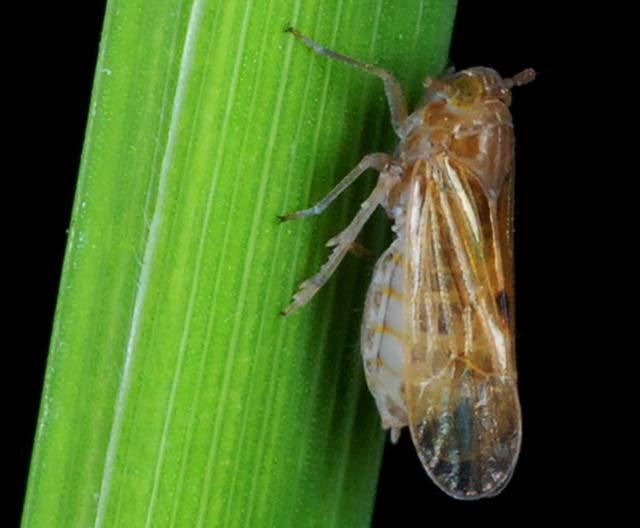
#> input picture user-mobile/src/assets/brownplanthopper.jpg, 640 x 528 px
$ python generate_field_damage_dataset.py --backgrounds ../../../user-mobile/src/assets
#> lines starting #> are read from the running program, lines starting #| are printed output that depends on the picture; after the words box and inside, x2 and y2 are one past the last pixel; in counts of white or black regions, pixels touching at a corner belong together
"""Builds a labelled FIELD-level damage dataset from real healthy field photos.

Why this exists: the patch-level coverage/damage models were trained on
collages of random patches with ellipses pasted on (ml/synthetic/
generate_coverage_dataset.py) and measured on 2026-10-22 to read the same
value on a real hopperburn field and a healthy crop. They cannot assess a
field photo. This generator starts from real healthy FIELD photos instead and
paints damage onto them, so the model sees what a field looks like.

For each output image:
  - pick a pest and a target damage % (many low values, ~15% exactly zero);
  - build a mask whose area equals the target, within 0.5 point;
  - recolour only the masked area, keeping the photo's own texture and light;
  - record the damage % MEASURED from the final mask (not the target).

BPH: one to three roughly circular, ragged patches (hopperburn): dried straw
yellow to brown, darker streaks, some surviving green.
RSB: many small clusters and single tillers, pale straw to near white
(dead hearts / white heads), scattered across the photo.

Hard negatives: ~25% of outputs get no damage; a third of those are shifted to
a uniform golden-yellow (ripening look) so the model cannot learn "yellow means
damage". Splits are by BACKGROUND photo, so one photo never appears in two
splits.

Everything produced is SYNTHETIC and labelled as such. It is training data
only; real photos with a technologist's measured damage are the test set
(ml/resnet/evaluate_real_photos.py).

Run from server-python/:
    .venv/bin/python -m ml.synthetic.generate_field_damage_dataset \\
        --backgrounds /path/to/healthy_field_photos --n 1000
"""

import argparse
import csv
import random
import zlib
from pathlib import Path

import numpy as np
from PIL import Image, ImageFilter

OUT_ROOT = Path(__file__).resolve().parent / "datasets"
IMAGE_SIZE = (448, 448)
MIN_BG_SIDE = 300
EXTENSIONS = {".jpg", ".jpeg", ".png", ".webp"}


def _smooth_noise(rng: np.random.Generator, shape: tuple[int, int], scale: int) -> np.ndarray:
    small = rng.random((max(2, shape[0] // scale), max(2, shape[1] // scale))).astype(np.float32)
    img = Image.fromarray((small * 255).astype(np.uint8)).resize((shape[1], shape[0]), Image.BICUBIC)
    return np.asarray(img, dtype=np.float32) / 255.0


def _blob_mask(rng: np.random.Generator, h: int, w: int, target_frac: float, n_patches: int) -> np.ndarray:
    """Union of ragged ellipses, then thresholded so the area hits the target."""
    yy, xx = np.mgrid[0:h, 0:w].astype(np.float32)
    field = np.zeros((h, w), dtype=np.float32)
    for _ in range(n_patches):
        cy, cx = rng.uniform(0.15, 0.85) * h, rng.uniform(0.15, 0.85) * w
        ry, rx = rng.uniform(0.6, 1.4), rng.uniform(0.6, 1.4)
        dist = np.sqrt(((yy - cy) / (h * ry)) ** 2 + ((xx - cx) / (w * rx)) ** 2)
        field = np.maximum(field, 1.0 - dist)
    field += 0.18 * _smooth_noise(rng, (h, w), 12)  # ragged edge
    return _threshold_to_area(field, target_frac)


def _scatter_mask(rng: np.random.Generator, h: int, w: int, target_frac: float) -> np.ndarray:
    """Many small clusters and single tillers: thresholded sparse noise."""
    field = _smooth_noise(rng, (h, w), 5) + 0.6 * _smooth_noise(rng, (h, w), 14)
    return _threshold_to_area(field, target_frac)


def _threshold_to_area(field: np.ndarray, target_frac: float) -> np.ndarray:
    if target_frac <= 0:
        return np.zeros(field.shape, dtype=bool)
    cutoff = np.quantile(field, 1.0 - target_frac)
    return field > cutoff


def _vertical_noise(rng: np.random.Generator, shape: tuple[int, int]) -> np.ndarray:
    """Noise stretched along the plant axis, so damage follows the leaf direction."""
    h, w = shape
    small = rng.random((max(2, h // 28), max(2, w // 5))).astype(np.float32)
    img = Image.fromarray((small * 255).astype(np.uint8)).resize((w, h), Image.BICUBIC)
    return np.asarray(img, dtype=np.float32) / 255.0


def _damage_colours(rng: np.random.Generator, shape: tuple[int, int], pest: str) -> np.ndarray:
    h, w = shape
    tone = (0.6 * _smooth_noise(rng, (h, w), 16) + 0.4 * _vertical_noise(rng, (h, w)))[..., None]
    if pest == "BPH":
        straw, brown, dark = np.array([178, 150, 88]), np.array([128, 96, 58]), np.array([82, 66, 48])
        base = straw * (1 - tone) + brown * tone
        streak = np.clip((_vertical_noise(rng, (h, w)) - 0.78) / 0.14, 0, 1)[..., None] * 0.55
        return base * (1 - streak) + dark * streak
    pale, white = np.array([214, 196, 148]), np.array([232, 226, 206])
    return pale * (1 - tone) + white * tone


def render(background: Image.Image, pest: str, target_pct: float, rng: np.random.Generator):
    img = background.convert("RGB").resize(IMAGE_SIZE, Image.LANCZOS)
    arr = np.asarray(img, dtype=np.float32)
    h, w = arr.shape[:2]
    frac = target_pct / 100.0
    if pest == "BPH":
        mask = _blob_mask(rng, h, w, frac, int(rng.integers(1, 4)))
    else:
        mask = _scatter_mask(rng, h, w, frac)

    if mask.any():
        # Keep the photo's own texture: damage colour scaled by the original luminance.
        lum = arr.mean(axis=2, keepdims=True) / max(arr.mean(), 1.0)
        colour = np.clip(_damage_colours(rng, (h, w), pest) * (0.35 + 0.65 * lum), 0, 255)
        soft = np.asarray(Image.fromarray((mask * 255).astype(np.uint8)).filter(ImageFilter.GaussianBlur(3.0)), dtype=np.float32)[..., None] / 255.0
        arr = arr * (1 - soft) + colour * soft
    return Image.fromarray(arr.astype(np.uint8)), float(mask.mean() * 100.0), mask


def ripening_shift(img: Image.Image, rng: np.random.Generator) -> Image.Image:
    """Uniform golden-yellow shift: looks like a ripening crop, damage 0."""
    arr = np.asarray(img, dtype=np.float32)
    k = rng.uniform(0.35, 0.6)
    gold = np.array([215, 190, 90], dtype=np.float32)
    lum = arr.mean(axis=2, keepdims=True) / 128.0
    return Image.fromarray(np.clip(arr * (1 - k) + gold * lum * k, 0, 255).astype(np.uint8))


def split_for(name: str) -> str:
    bucket = zlib.crc32(name.encode()) % 100
    return "train" if bucket < 70 else "val" if bucket < 85 else "test"


def main() -> None:
    parser = argparse.ArgumentParser()
    parser.add_argument("--backgrounds", type=Path, required=True, help="folder of REAL healthy field photos")
    parser.add_argument("--n", type=int, default=1000)
    parser.add_argument("--seed", type=int, default=42)
    parser.add_argument("--out", type=Path, default=OUT_ROOT / "field_damage_sim")
    args = parser.parse_args()

    paths = sorted(p for p in args.backgrounds.rglob("*") if p.suffix.lower() in EXTENSIONS)
    backgrounds = []
    for p in paths:
        with Image.open(p) as im:
#> im is the input picture: PIL image 640x528 RGB; mean R, G, B 68.3, 96.7, 37.2
            if min(im.size) >= MIN_BG_SIDE:
                backgrounds.append(p)
#> pass 2 of the loop in main, `for p in paths:`:
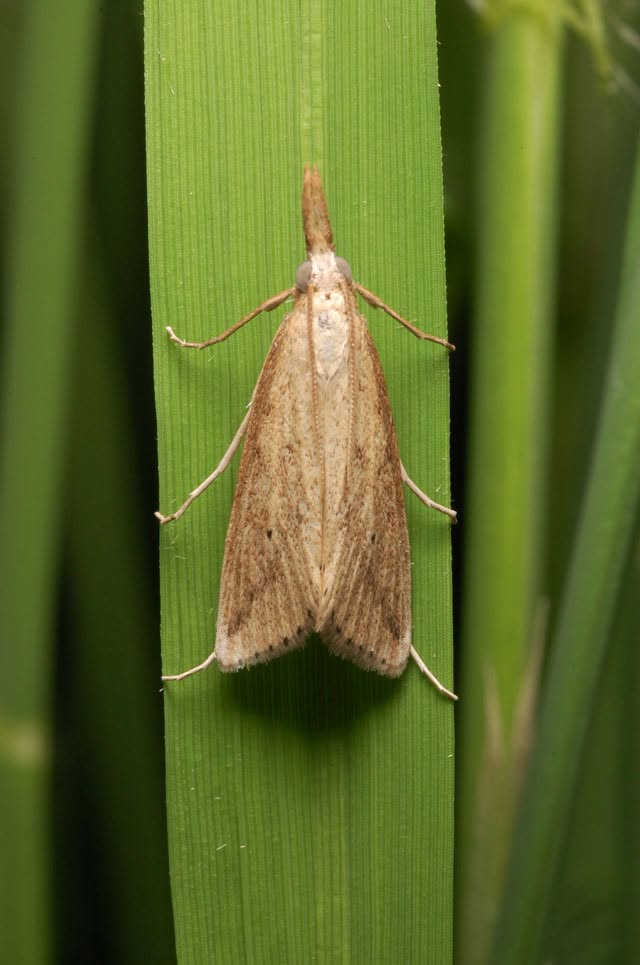
#> input picture user-mobile/src/assets/ricestemborer.jpg, 640 x 965 px
#> in main, im is the input picture: PIL image 640x965 RGB; mean R, G, B 91.5, 105.7, 41.7
    if len(backgrounds) < 10:
        print(f"WARNING: only {len(backgrounds)} usable backgrounds. Splits are by background photo, so a handful "
              "of photos gives a model that has seen almost no real field variety. Use hundreds if you can.")
    if not backgrounds:
        raise SystemExit("no usable background photos found")

    random.seed(args.seed)
    rng = np.random.default_rng(args.seed)
    (args.out / "images").mkdir(parents=True, exist_ok=True)
    (args.out / "masks").mkdir(parents=True, exist_ok=True)
    rows = []
    for i in range(args.n):
        bg_path = random.choice(backgrounds)
        pest = random.choice(["BPH", "RSB"])
        roll = rng.random()
        with Image.open(bg_path) as bg:
            if roll < 0.25:  # hard negative
                img = bg.convert("RGB").resize(IMAGE_SIZE, Image.LANCZOS)
                mode, pct, mask = "negative-healthy", 0.0, np.zeros(IMAGE_SIZE[::-1], dtype=bool)
                if roll < 0.083:
                    img, mode = ripening_shift(img, rng), "negative-ripening"
            else:
                target = 0.0 if rng.random() < 0.1 else float(np.clip(rng.gamma(2.0, 7.0), 0.5, 40.0))
                img, pct, mask = render(bg, pest, target, rng)
#> in _blob_mask, `field += 0.18 * _smooth_noise(rng, (h, w), 12)`:
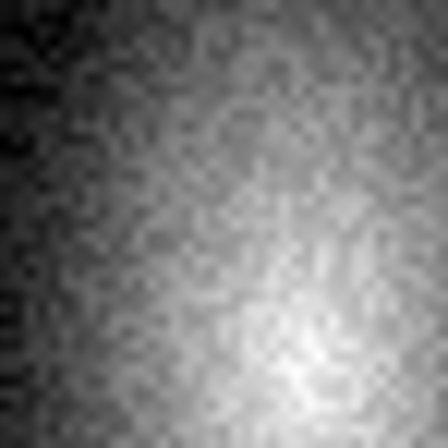
#> field: shape (448, 448) float32; min 0, max 1.13, mean 0.543; drawn with min black and max white
#> in _threshold_to_area, `cutoff = np.quantile(field, 1.0 - target_frac)`: cutoff = 0.78
#> in _threshold_to_area, `return field > cutoff`:
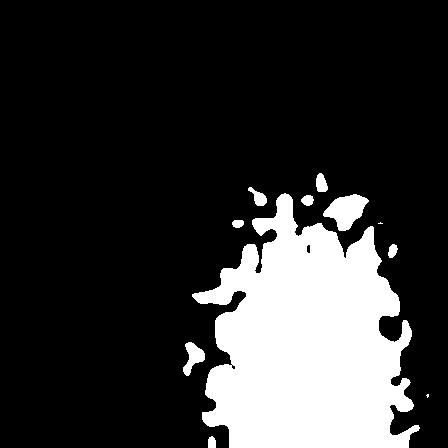
#> returned value: shape (448, 448) bool; 19.8% white; 11 white regions (2 under 20 px), largest, box (x1, y1, x2, y2) and area: (192, 193, 420, 448) 37730, (323, 194, 369, 231) 981, (183, 342, 205, 376) 387
#> call 2 of _smooth_noise, with shape = (448, 448), scale = 16
#> in _smooth_noise (call 2), `img = Image.fromarray((small * 255).astype(np.uint8)).resize((shape[1]..`:
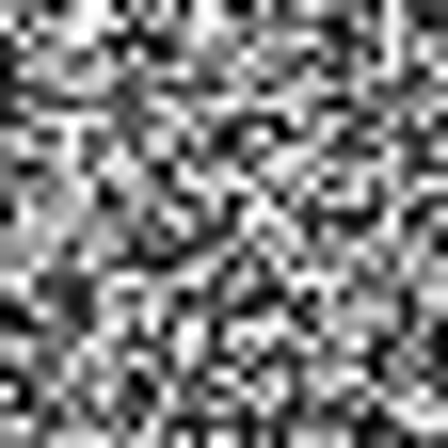
#> img: PIL image 448x448 L; min 0, max 255, mean 127.9
#> in _vertical_noise, `h, w = shape`: h = 448
#> call 2 of _vertical_noise, with shape = (448, 448)
#> in _vertical_noise (call 2), `img = Image.fromarray((small * 255).astype(np.uint8)).resize((w, h), I..`:
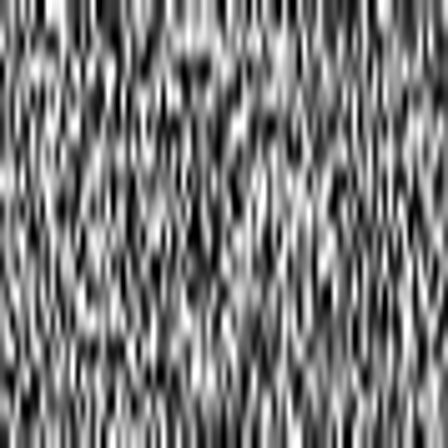
#> img: PIL image 448x448 L; min 0, max 255, mean 123.2
#> in _damage_colours, `return base * (1 - streak) + dark * streak`:
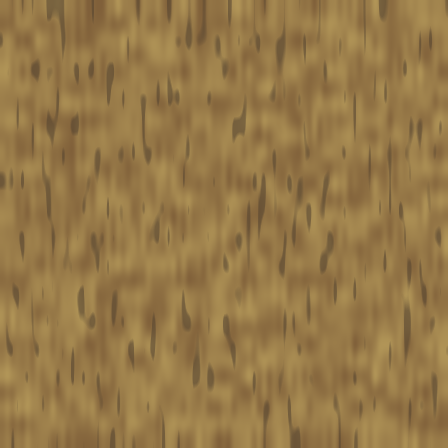
#> returned value: shape (448, 448, 3) float64; mean of channels 0, 1, 2 150.5, 121, 72.1; drawn as R, G, B
#> in render, `colour = np.clip(_damage_colours(rng, (h, w), pest) * (0.35 + 0.65 * l..`:
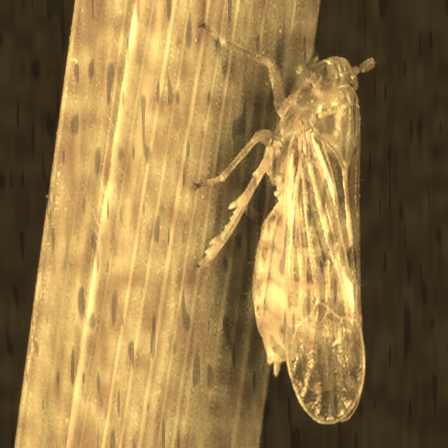
#> colour: shape (448, 448, 3) float64; mean R, G, B 148.5, 120.5, 72
#> in render, `arr = arr * (1 - soft) + colour * soft`:
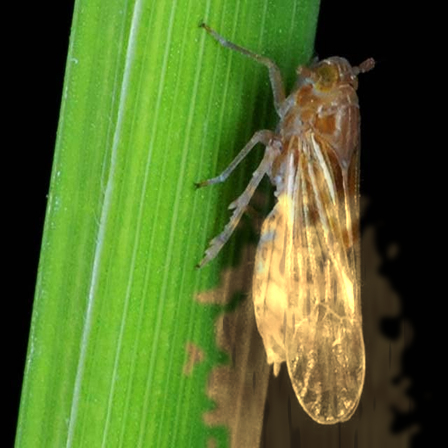
#> arr: shape (448, 448, 3) float64; mean R, G, B 82.1, 105.3, 41.8
#> img: PIL image 448x448 RGB
#> pct = 19.85
                mode = "field-damage-sim"
        name = f"fd_{i:05d}.jpg"
        img.save(args.out / "images" / name, quality=92)
        Image.fromarray((mask * 255).astype(np.uint8)).save(args.out / "masks" / f"fd_{i:05d}.png")
        rows.append({"filename": name, "pest": pest, "mode": mode, "coverage_pct": round(pct, 3),
                     "background": bg_path.name, "split": split_for(bg_path.name)})
#> pass 2 of the loop in main, `for i in range(args.n):`:
#> in main, `img = bg.convert("RGB").resize(IMAGE_SIZE, Image.LANCZOS)`:
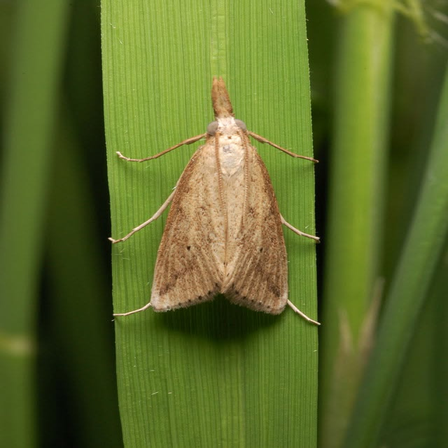
#> img: PIL image 448x448 RGB; mean R, G, B 91.5, 105.7, 41.7

    with (args.out / "labels.csv").open("w", newline="") as f:
        writer = csv.DictWriter(f, fieldnames=list(rows[0]))
        writer.writeheader()
        writer.writerows(rows)
    (args.out / "README.md").write_text(
        "SYNTHETIC. Damage painted onto real healthy field photos; training data only. "
        "Label = damage % measured from the saved mask. Split by background photo.\n"
    )
    pcts = np.array([r["coverage_pct"] for r in rows])
    print(f"wrote {len(rows)} images to {args.out}")
    print("damage % quantiles 0/25/50/75/100:", np.round(np.quantile(pcts, [0, .25, .5, .75, 1]), 1))
    for s in ("train", "val", "test"):
        print(s, sum(r["split"] == s for r in rows))


if __name__ == "__main__":
    main()
